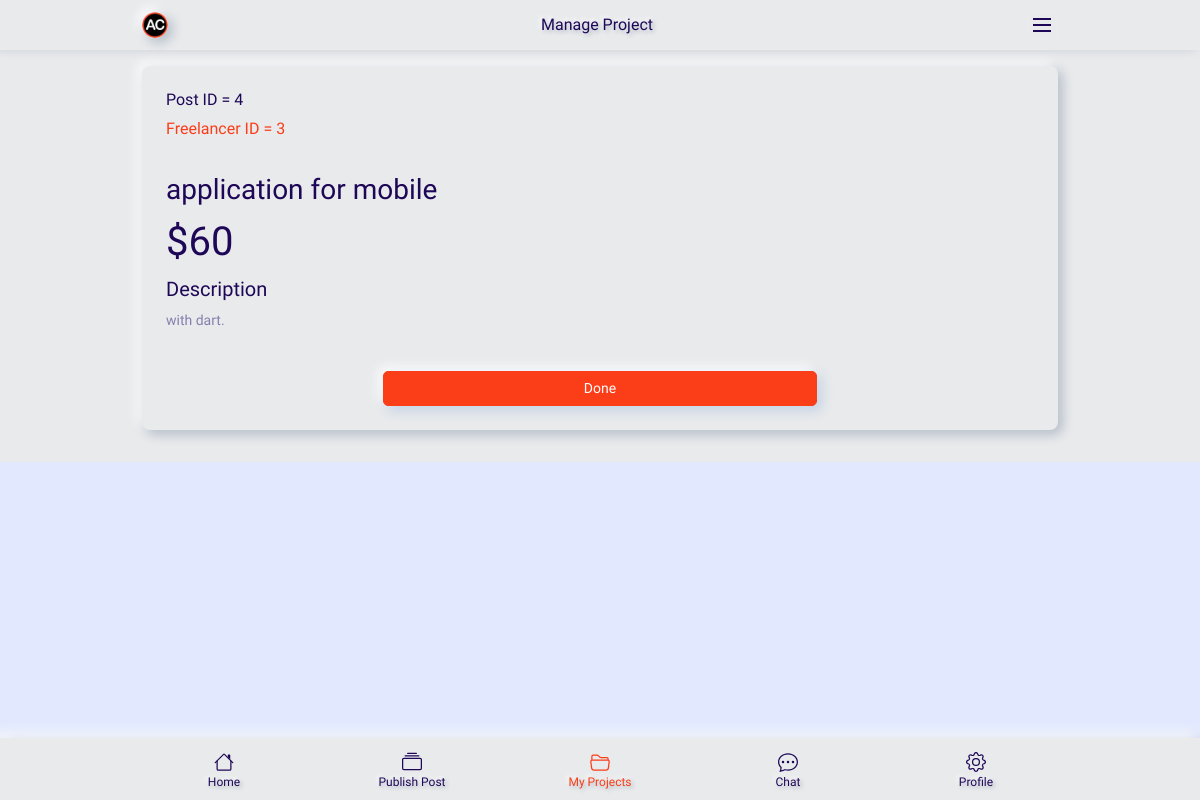
The app's page /manageProjectClient.php (signed in), older data.
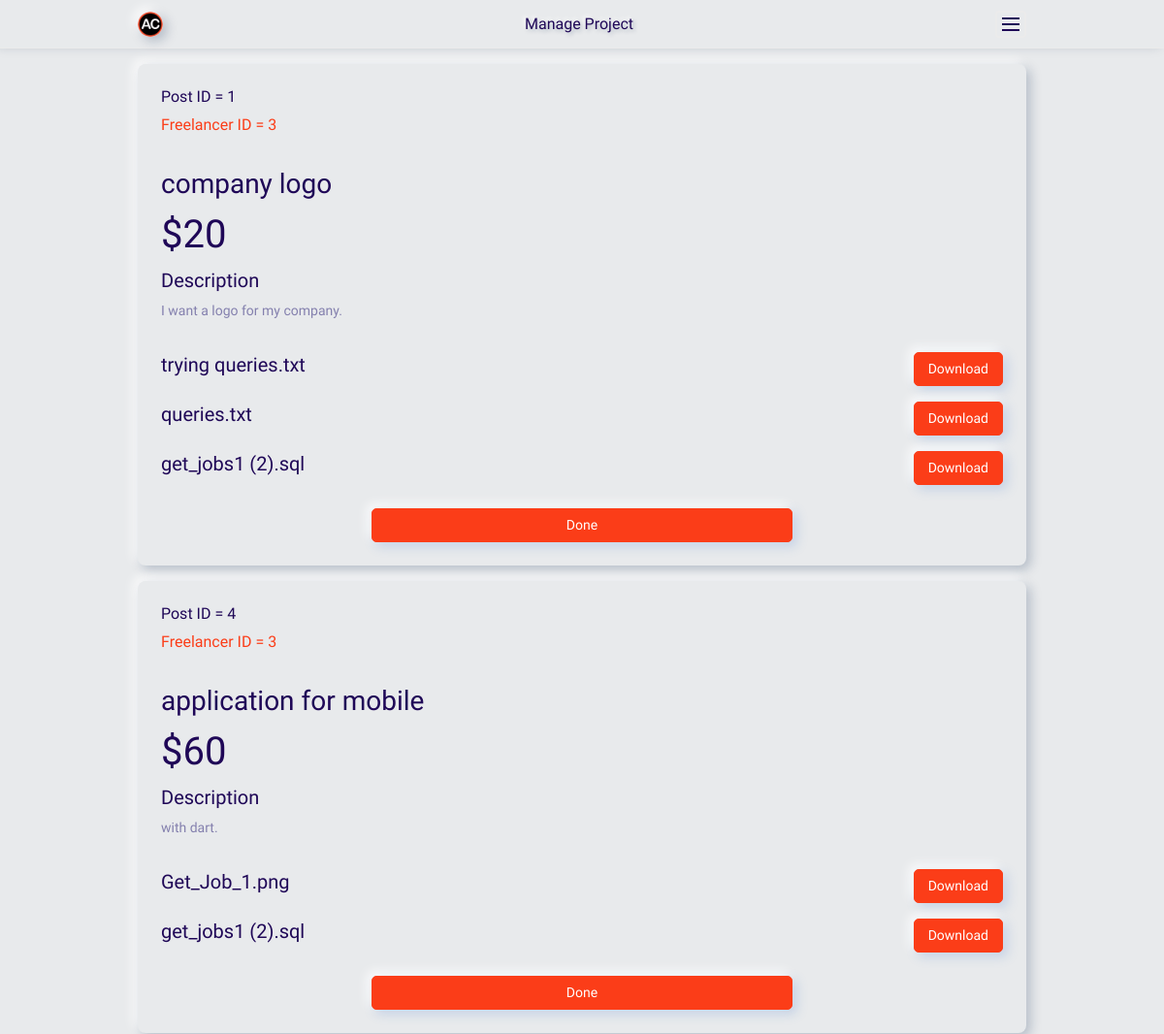
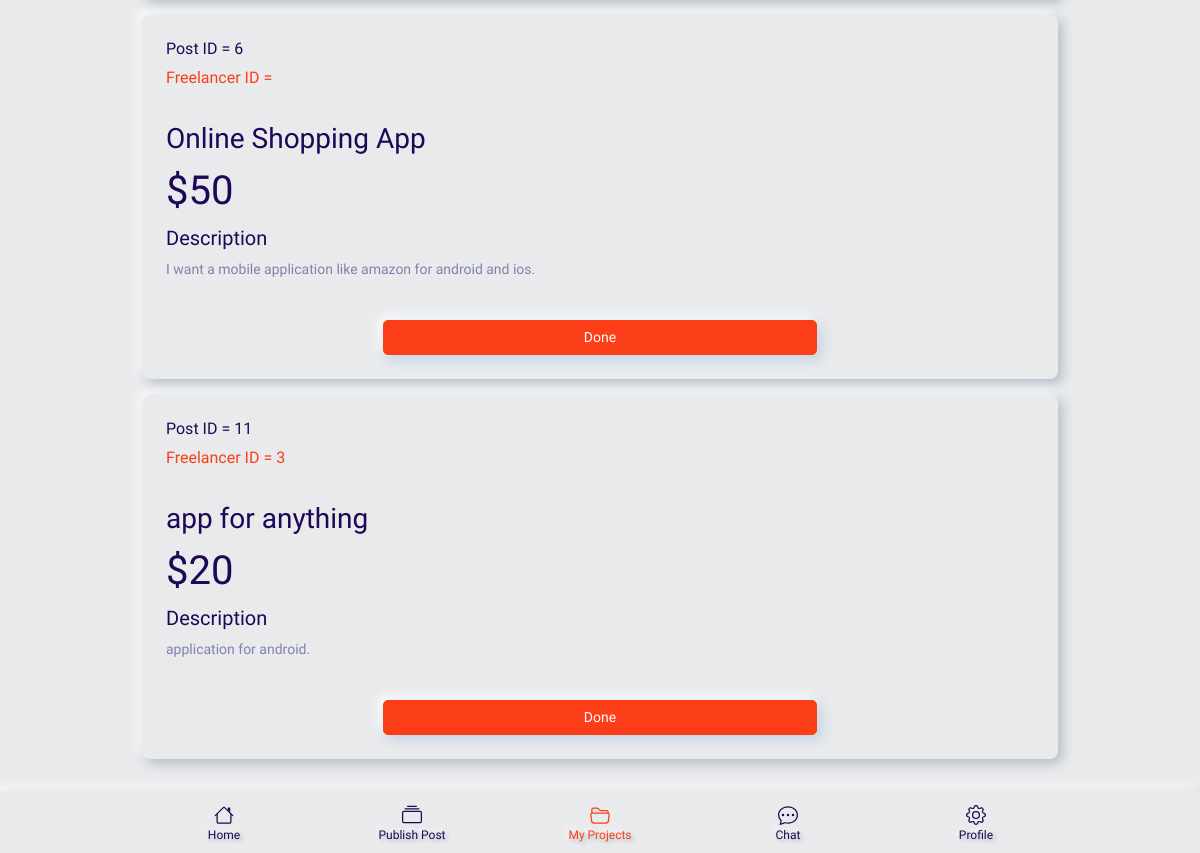
The same page, newer data (2 pictures, top to bottom).
### tables this page shows
CREATE TABLE `post` (
  `id` int(11) NOT NULL,
  `client_id` int(11) NOT NULL,
  `freelancer_id` int(11) DEFAULT NULL,
  `company_id` int(11) DEFAULT NULL,
  `title` varchar(255) NOT NULL,
  `description` text NOT NULL,
  `cost` int(11) NOT NULL,
  `category` varchar(255) NOT NULL,
  `status` varchar(255) NOT NULL,
  `paid_status` tinyint(1) NOT NULL DEFAULT 0,
  `start_date` datetime NOT NULL,
  `skills` varchar(255) NOT NULL
);

CREATE TABLE `files` (
  `id` int(11) NOT NULL,
  `name` varchar(255) NOT NULL,
  `storage_name` varchar(255) NOT NULL,
  `post_id` int(11) NOT NULL,
  `upload_date` datetime NOT NULL,
  `file_path` varchar(255) NOT NULL
);

### manageProjectClient.php (the view, shortened to what this page needs)
<?php
require('connect.php');
if($_SESSION['group_id'] == 2){
    $stmt = $pdo->prepare('SELECT * FROM post WHERE client_id = ? AND status != "done" AND status != "pay" AND paid_status = true');
    $stmt->execute([$_SESSION['id']]);
    $post = $stmt->fetchAll();
}
else
{
    header('location: login.php');
}
?>
<!DOCTYPE html>
<html lang="en">
<head>
    <link rel="stylesheet" href="css/bootstrap.min.css">
    <link rel="stylesheet" href="css/animate.css">
    <link rel="stylesheet" href="css/owl.carousel.min.css">
    <link rel="stylesheet" href="css/font-awesome.min.css">
    <link rel="stylesheet" href="css/bootstrap-icons.css">
    <link rel="stylesheet" href="css/magnific-popup.css">
    <link rel="stylesheet" href="css/ion.rangeSlider.min.css">
    <link rel="stylesheet" href="css/dataTables.bootstrap4.min.css">
    <link rel="stylesheet" href="css/apexcharts.css">
    <link rel="stylesheet" href="style.css">
</head>
<body>
    <div class="header-area" id="headerArea">
        <div class="container">
            <div class="header-content header-style-five position-relative d-flex align-items-center justify-content-between">
                <div class="logo-wrapper">
                    <a href="login.php"><img src="img/icons/ACoding.png" alt=""></a>
                </div>
                <div class="page-heading">
                    <h6 class="mb-0">Manage Project</h6>
                </div>
                <div class="navbar--toggler" id="affanNavbarToggler"><span class="d-block"></span><span class="d-block"></span><span class="d-block"></span></div>
            </div>
        </div>
    </div>
    <div class="page-content-wrapper py-3">
        <div class="container">
            <?php
                foreach($post as $row)
                {
            ?>
            <div class="card product-details-card mb-3 direction-rtl">
                <div class="card-body">
                    <h6>Post ID = <?php echo $row['id']; ?></h6>
                    <h6><a href="profile.php?id=<?php echo $row['freelancer_id']; ?>"> Freelancer ID = <?php echo $row['freelancer_id']; ?></a></h6></br>
                    <h3><?php echo $row['title']; ?></h3>
                    <h1>$<?php echo $row['cost']; ?></h1>
                    <div class="input-group">
                        <h5>Description</h5>
                    </div>
                    <div>
                        <p><?php echo $row['description']; ?>.</p>
                        <div class="mar">
                        <?php
                            $query = $pdo->prepare('SELECT files.id, storage_name FROM files, post WHERE post_id = ? && post_id = post.id');
                            $query->execute([$row['id']]);
                            while($fetch = $query->fetch()){
                        ?>
                            <div class="d-flex align-items-center justify-content-between pt-3">
                                <h5><?php echo $fetch['storage_name']?></h5>
                                <a href="download.php?file_id=<?php echo $fetch['id']?>" class="btn btn-primary">Download</a></td>
                            </div>
                            <?php } ?>
                        </div>
                    </div></br>
                    <div class="mar d-flex align-items-center justify-content-around">
                        <a href="doneClient.php?post_id=<?php echo $row['id']; ?>" class="btn btn-primary w-50">Done</a>
                    </div>
                </div>
            </div>
            <?php
                }
            ?>
        </div>
    </div>
    <div class="footer-nav-area" id="footerNav">
        <div class="container px-0">
            <div class="footer-nav position-relative">
                <ul class="h-100 d-flex align-items-center justify-content-between ps-0">
                    <li><a href="login.php"><span>Home</span></a></li>
                    <li><a href="publishPost.php"><span>Publish Post</span></a></li>
                    <li class="active"><a href="manageProjectClient.php"><span>My Projects</span></a></li>
                    <li><a href="conversation.php"><span>Chat</span></a></li>
                    <li><a href="profile.php?id=<?php echo $_SESSION['id'];?>"><span>Profile</span></a></li>
                </ul>
            </div>
        </div>
    </div>
</body>
</html>

Row changes from the older to the newer data that the page shows:
now on this page (row edited): post: id "1", freelancer "3", title "company logo", cost "20", description "I want a logo for my company"
added files: storage_name "trying queries.txt", shown under "1"
added files: storage_name "queries.txt", shown under "1"
added files: storage_name "get_jobs1 (2).sql", shown under "1"
added files: storage_name "Get_Job_1.png", shown under post "application for mobile"
added files: storage_name "get_jobs1 (2).sql", shown under post "application for mobile"
now on this page (row edited): post: id "6", title "Online Shopping App", cost "50", description "I want a mobile application like amazon for android and ios"
added post: id "11", freelancer "3", title "app for anything", cost "20", description "application for android"
